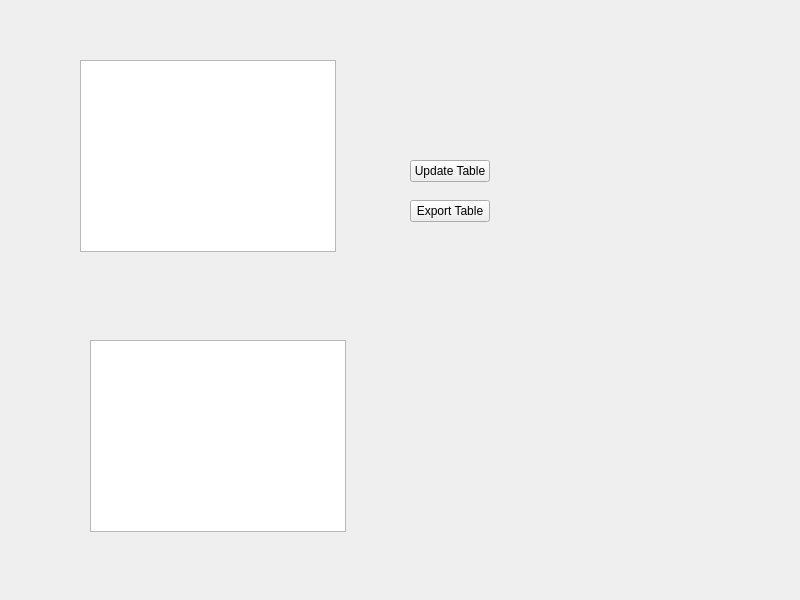
<?xml version="1.0" encoding="UTF-8"?>
<ui version="4.0">
 <class>ReplayTabeWidget</class>
 <widget class="QWidget" name="ReplayTabeWidget">
  <property name="geometry">
   <rect>
    <x>0</x>
    <y>0</y>
    <width>800</width>
    <height>600</height>
   </rect>
  </property>
  <property name="windowTitle">
   <string>ReplayTabeWidget</string>
  </property>
  <widget class="QTableWidget" name="tableWidget">
   <property name="geometry">
    <rect>
     <x>80</x>
     <y>60</y>
     <width>256</width>
     <height>192</height>
    </rect>
   </property>
  </widget>
  <widget class="QPushButton" name="updateButton">
   <property name="geometry">
    <rect>
     <x>410</x>
     <y>160</y>
     <width>80</width>
     <height>22</height>
    </rect>
   </property>
   <property name="text">
    <string>Update Table</string>
   </property>
  </widget>
  <widget class="QPushButton" name="exportButton">
   <property name="geometry">
    <rect>
     <x>410</x>
     <y>200</y>
     <width>80</width>
     <height>22</height>
    </rect>
   </property>
   <property name="text">
    <string>Export Table</string>
   </property>
  </widget>
  <widget class="QListWidget" name="listWidget">
   <property name="geometry">
    <rect>
     <x>90</x>
     <y>340</y>
     <width>256</width>
     <height>192</height>
    </rect>
   </property>
  </widget>
 </widget>
 <resources/>
 <connections/>
</ui>
